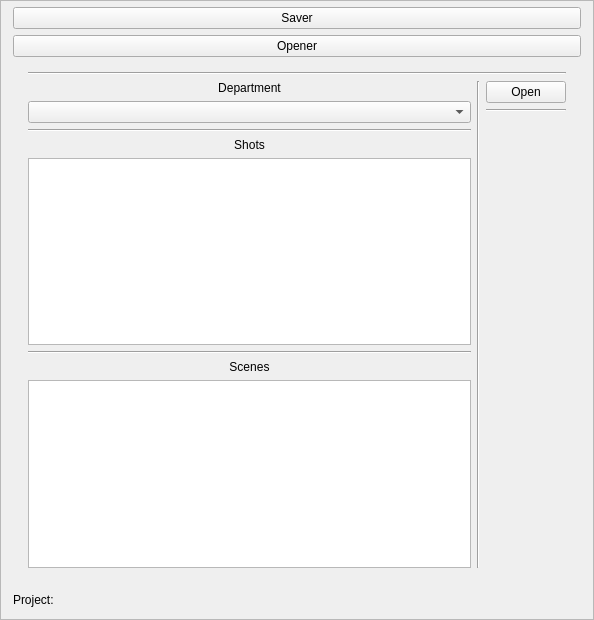
<?xml version="1.0" encoding="UTF-8"?>
<ui version="4.0">
 <class>Form</class>
 <widget class="QWidget" name="Form">
  <property name="geometry">
   <rect>
    <x>0</x>
    <y>0</y>
    <width>594</width>
    <height>620</height>
   </rect>
  </property>
  <property name="windowTitle">
   <string>Xolo-Saver</string>
  </property>
  <property name="windowIcon">
   <iconset theme="computer">
    <normaloff>.</normaloff>.</iconset>
  </property>
  <property name="styleSheet">
   <string notr="true">selection-background-color: rgb(61, 56, 70);</string>
  </property>
  <layout class="QHBoxLayout" name="horizontalLayout">
   <property name="leftMargin">
    <number>0</number>
   </property>
   <property name="topMargin">
    <number>0</number>
   </property>
   <property name="rightMargin">
    <number>0</number>
   </property>
   <property name="bottomMargin">
    <number>0</number>
   </property>
   <item>
    <widget class="QFrame" name="frame">
     <property name="font">
      <font>
       <family>Noto Sans Mono</family>
      </font>
     </property>
     <property name="frameShape">
      <enum>QFrame::StyledPanel</enum>
     </property>
     <property name="frameShadow">
      <enum>QFrame::Raised</enum>
     </property>
     <layout class="QHBoxLayout" name="horizontalLayout_2">
      <property name="leftMargin">
       <number>2</number>
      </property>
      <property name="topMargin">
       <number>6</number>
      </property>
      <property name="rightMargin">
       <number>2</number>
      </property>
      <property name="bottomMargin">
       <number>2</number>
      </property>
      <item>
       <layout class="QVBoxLayout" name="verticalLayout_7">
        <property name="leftMargin">
         <number>10</number>
        </property>
        <property name="rightMargin">
         <number>10</number>
        </property>
        <item>
         <widget class="QPushButton" name="saver_btn">
          <property name="text">
           <string>Saver</string>
          </property>
         </widget>
        </item>
        <item>
         <widget class="QPushButton" name="opener_btn">
          <property name="text">
           <string>Opener</string>
          </property>
         </widget>
        </item>
        <item>
         <layout class="QHBoxLayout" name="horizontalLayout_3">
          <property name="leftMargin">
           <number>6</number>
          </property>
          <property name="rightMargin">
           <number>6</number>
          </property>
          <item>
           <widget class="QStackedWidget" name="stackedWidget">
            <property name="currentIndex">
             <number>1</number>
            </property>
            <widget class="QWidget" name="saver_page">
             <layout class="QVBoxLayout" name="verticalLayout">
              <item>
               <widget class="Line" name="line">
                <property name="orientation">
                 <enum>Qt::Horizontal</enum>
                </property>
               </widget>
              </item>
              <item>
               <layout class="QHBoxLayout" name="horizontalLayout_4">
                <item>
                 <layout class="QVBoxLayout" name="verticalLayout_3">
                  <property name="rightMargin">
                   <number>0</number>
                  </property>
                  <item>
                   <widget class="QLabel" name="label_3">
                    <property name="sizePolicy">
                     <sizepolicy hsizetype="Preferred" vsizetype="Fixed">
                      <horstretch>0</horstretch>
                      <verstretch>0</verstretch>
                     </sizepolicy>
                    </property>
                    <property name="text">
                     <string>Department</string>
                    </property>
                    <property name="alignment">
                     <set>Qt::AlignCenter</set>
                    </property>
                   </widget>
                  </item>
                  <item>
                   <widget class="QComboBox" name="department_saver_cbb"/>
                  </item>
                  <item>
                   <widget class="Line" name="line_5">
                    <property name="orientation">
                     <enum>Qt::Horizontal</enum>
                    </property>
                   </widget>
                  </item>
                  <item>
                   <widget class="QLabel" name="label_4">
                    <property name="text">
                     <string>Shots</string>
                    </property>
                    <property name="alignment">
                     <set>Qt::AlignCenter</set>
                    </property>
                   </widget>
                  </item>
                  <item>
                   <widget class="QListView" name="shots_saver_lv"/>
                  </item>
                  <item>
                   <widget class="Line" name="line_6">
                    <property name="orientation">
                     <enum>Qt::Horizontal</enum>
                    </property>
                   </widget>
                  </item>
                  <item>
                   <widget class="QLabel" name="label_5">
                    <property name="text">
                     <string>Scenes</string>
                    </property>
                    <property name="alignment">
                     <set>Qt::AlignCenter</set>
                    </property>
                   </widget>
                  </item>
                  <item>
                   <widget class="QListView" name="scenes_saver_lv"/>
                  </item>
                 </layout>
                </item>
                <item>
                 <widget class="Line" name="line_7">
                  <property name="orientation">
                   <enum>Qt::Vertical</enum>
                  </property>
                 </widget>
                </item>
                <item>
                 <layout class="QVBoxLayout" name="verticalLayout_4">
                  <item>
                   <widget class="QPushButton" name="save_pb">
                    <property name="sizePolicy">
                     <sizepolicy hsizetype="Minimum" vsizetype="Fixed">
                      <horstretch>0</horstretch>
                      <verstretch>0</verstretch>
                     </sizepolicy>
                    </property>
                    <property name="text">
                     <string>Save</string>
                    </property>
                   </widget>
                  </item>
                  <item>
                   <widget class="QPushButton" name="version_up_pb">
                    <property name="text">
                     <string>Version Up</string>
                    </property>
                   </widget>
                  </item>
                  <item>
                   <widget class="QPushButton" name="Create_pb">
                    <property name="text">
                     <string>Create</string>
                    </property>
                   </widget>
                  </item>
                  <item>
                   <widget class="Line" name="line_3">
                    <property name="orientation">
                     <enum>Qt::Horizontal</enum>
                    </property>
                   </widget>
                  </item>
                  <item>
                   <spacer name="verticalSpacer">
                    <property name="orientation">
                     <enum>Qt::Vertical</enum>
                    </property>
                    <property name="sizeHint" stdset="0">
                     <size>
                      <width>20</width>
                      <height>40</height>
                     </size>
                    </property>
                   </spacer>
                  </item>
                 </layout>
                </item>
               </layout>
              </item>
             </layout>
            </widget>
            <widget class="QWidget" name="opener_page">
             <layout class="QVBoxLayout" name="verticalLayout_2">
              <item>
               <widget class="Line" name="line_2">
                <property name="orientation">
                 <enum>Qt::Horizontal</enum>
                </property>
               </widget>
              </item>
              <item>
               <layout class="QHBoxLayout" name="horizontalLayout_5">
                <item>
                 <layout class="QVBoxLayout" name="verticalLayout_5">
                  <item>
                   <widget class="QLabel" name="label_6">
                    <property name="sizePolicy">
                     <sizepolicy hsizetype="Preferred" vsizetype="Fixed">
                      <horstretch>0</horstretch>
                      <verstretch>0</verstretch>
                     </sizepolicy>
                    </property>
                    <property name="text">
                     <string>Department</string>
                    </property>
                    <property name="alignment">
                     <set>Qt::AlignCenter</set>
                    </property>
                   </widget>
                  </item>
                  <item>
                   <widget class="QComboBox" name="department_opener_cbb"/>
                  </item>
                  <item>
                   <widget class="Line" name="line_10">
                    <property name="orientation">
                     <enum>Qt::Horizontal</enum>
                    </property>
                   </widget>
                  </item>
                  <item>
                   <widget class="QLabel" name="label_7">
                    <property name="sizePolicy">
                     <sizepolicy hsizetype="Preferred" vsizetype="Fixed">
                      <horstretch>0</horstretch>
                      <verstretch>0</verstretch>
                     </sizepolicy>
                    </property>
                    <property name="text">
                     <string>Shots</string>
                    </property>
                    <property name="alignment">
                     <set>Qt::AlignCenter</set>
                    </property>
                   </widget>
                  </item>
                  <item>
                   <widget class="QListView" name="shots_opener_lv"/>
                  </item>
                  <item>
                   <widget class="Line" name="line_9">
                    <property name="orientation">
                     <enum>Qt::Horizontal</enum>
                    </property>
                   </widget>
                  </item>
                  <item>
                   <widget class="QLabel" name="label_8">
                    <property name="sizePolicy">
                     <sizepolicy hsizetype="Preferred" vsizetype="Fixed">
                      <horstretch>0</horstretch>
                      <verstretch>0</verstretch>
                     </sizepolicy>
                    </property>
                    <property name="text">
                     <string>Scenes</string>
                    </property>
                    <property name="alignment">
                     <set>Qt::AlignCenter</set>
                    </property>
                   </widget>
                  </item>
                  <item>
                   <widget class="QListView" name="scences_opener_lv"/>
                  </item>
                 </layout>
                </item>
                <item>
                 <widget class="Line" name="line_8">
                  <property name="orientation">
                   <enum>Qt::Vertical</enum>
                  </property>
                 </widget>
                </item>
                <item>
                 <layout class="QVBoxLayout" name="verticalLayout_6">
                  <item>
                   <widget class="QPushButton" name="open_pb">
                    <property name="text">
                     <string>   Open   </string>
                    </property>
                   </widget>
                  </item>
                  <item>
                   <widget class="Line" name="line_4">
                    <property name="orientation">
                     <enum>Qt::Horizontal</enum>
                    </property>
                   </widget>
                  </item>
                  <item>
                   <spacer name="verticalSpacer_2">
                    <property name="orientation">
                     <enum>Qt::Vertical</enum>
                    </property>
                    <property name="sizeHint" stdset="0">
                     <size>
                      <width>20</width>
                      <height>40</height>
                     </size>
                    </property>
                   </spacer>
                  </item>
                 </layout>
                </item>
               </layout>
              </item>
             </layout>
            </widget>
           </widget>
          </item>
         </layout>
        </item>
        <item>
         <layout class="QHBoxLayout" name="horizontalLayout_7">
          <property name="topMargin">
           <number>10</number>
          </property>
          <property name="bottomMargin">
           <number>10</number>
          </property>
          <item>
           <widget class="QLabel" name="project_lbl">
            <property name="text">
             <string>Project:</string>
            </property>
           </widget>
          </item>
          <item>
           <widget class="QLabel" name="project_name_lbl">
            <property name="text">
             <string/>
            </property>
           </widget>
          </item>
         </layout>
        </item>
       </layout>
      </item>
     </layout>
    </widget>
   </item>
  </layout>
 </widget>
 <resources/>
 <connections/>
</ui>
